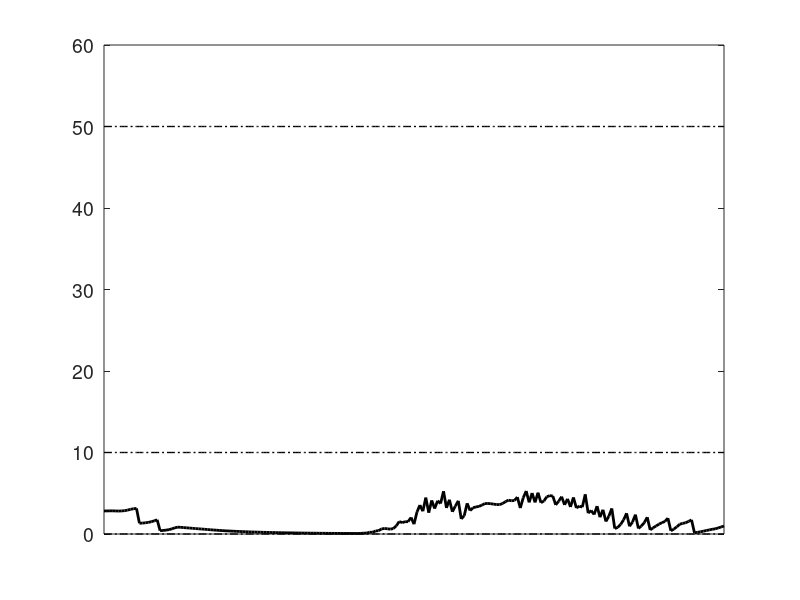

Write MATLAB code to recreate this figure.
data = load('daily_prediction.csv');
day = data(:,1);
X   = data(:,2);
P   = data(:,3);
TSI_X = 10*(6-(2.04-0.68*log(X))/log(2));
TSI_P = 10*(6-log(48./P)/log(2));

figure()
plot([0;day],50*ones(1+length(day),1),'-.k','LineWidth',1);
hold on

plot([0;day],10*ones(1+length(day),1),'-.k','LineWidth',1);
plot([0;day],0*ones(1+length(day),1),'-.k','LineWidth',1);
plot([0;day],[X(1);X],'k','LineWidth',2);
axis([0 210 0 60]);
%ylabel('Concentration of Chl-a (mg/m^3)');
x = 3;
y = 56;
% txt = '(Scenario I)';
% text(x,y,txt,'HorizontalAlignment','left')
XAxisLine = 'off';
x0=10;
y0=10;

width=600;
height=200;
set(gcf,'units','points','position',[x0,y0,width,height]);
set(gca,'xtick',[]);
xt = get(gca, 'YTick');
set(gca, 'FontSize', 14);
hold off


% figure()
% plot(92:183,TSI_X(92:183),'g','LineWidth',2);
% hold on
% plot(92:183,TSI_P(92:183),'r','LineWidth',2);
% scatter([92+7;92+9;92+18;92+23;123+5;123+6;123+19;123+22;123+30;154+5;154+24],[53;58;54;58;57;56;57;55;55;54;54],'b','LineWidth',1.5);
% axis([92 183 30 80]);
% x = 93.5;
% y = 77;
% txt = '(Scenario I)';
% text(x,y,txt,'HorizontalAlignment','left')
% XAxisLine = 'off';
% x0=10;
% y0=10;
% 
% width=600;
% height=200;
% set(gcf,'units','points','position',[x0,y0,width,height]);
% set(gca,'xtick',[]);
% xt = get(gca, 'YTick');
% set(gca, 'FontSize', 14);
% hold off